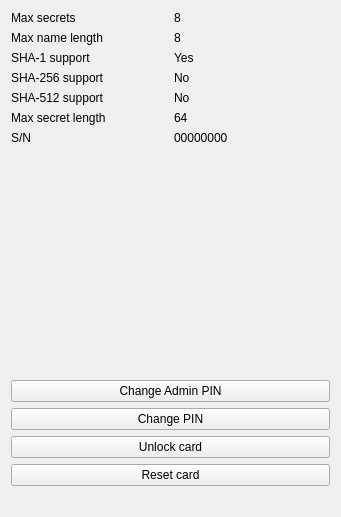
<?xml version="1.0" encoding="UTF-8"?>
<ui version="4.0">
 <class>CardParams</class>
 <widget class="QWidget" name="CardParams">
  <property name="geometry">
   <rect>
    <x>0</x>
    <y>0</y>
    <width>341</width>
    <height>517</height>
   </rect>
  </property>
  <property name="windowTitle">
   <string>Form</string>
  </property>
  <layout class="QGridLayout" name="gridLayout">
   <item row="0" column="0">
    <layout class="QVBoxLayout" name="verticalLayout_4">
     <property name="bottomMargin">
      <number>20</number>
     </property>
     <item>
      <layout class="QGridLayout" name="gridLayout_5">
       <item row="3" column="1">
        <widget class="QLabel" name="sha256support">
         <property name="text">
          <string>No</string>
         </property>
        </widget>
       </item>
       <item row="4" column="1">
        <widget class="QLabel" name="sha512support">
         <property name="text">
          <string>No</string>
         </property>
        </widget>
       </item>
       <item row="2" column="1">
        <widget class="QLabel" name="sha1support">
         <property name="text">
          <string>Yes</string>
         </property>
        </widget>
       </item>
       <item row="5" column="1">
        <widget class="QLabel" name="maxSecretLength">
         <property name="text">
          <string>64</string>
         </property>
        </widget>
       </item>
       <item row="3" column="0">
        <widget class="QLabel" name="label_12">
         <property name="text">
          <string>SHA-256 support</string>
         </property>
        </widget>
       </item>
       <item row="1" column="1">
        <widget class="QLabel" name="maxSecretNameLength">
         <property name="text">
          <string>8</string>
         </property>
        </widget>
       </item>
       <item row="0" column="0">
        <widget class="QLabel" name="label_2">
         <property name="text">
          <string>Max secrets</string>
         </property>
        </widget>
       </item>
       <item row="4" column="0">
        <widget class="QLabel" name="label_14">
         <property name="text">
          <string>SHA-512 support</string>
         </property>
        </widget>
       </item>
       <item row="5" column="0">
        <widget class="QLabel" name="label_16">
         <property name="text">
          <string>Max secret length</string>
         </property>
        </widget>
       </item>
       <item row="2" column="0">
        <widget class="QLabel" name="label_10">
         <property name="text">
          <string>SHA-1 support</string>
         </property>
        </widget>
       </item>
       <item row="1" column="0">
        <widget class="QLabel" name="label_8">
         <property name="text">
          <string>Max name length</string>
         </property>
        </widget>
       </item>
       <item row="0" column="1">
        <widget class="QLabel" name="maxSecrets">
         <property name="text">
          <string>8</string>
         </property>
        </widget>
       </item>
       <item row="6" column="0">
        <widget class="QLabel" name="label_25">
         <property name="text">
          <string>S/N</string>
         </property>
        </widget>
       </item>
       <item row="6" column="1">
        <widget class="QLabel" name="serialNumber">
         <property name="text">
          <string>00000000</string>
         </property>
        </widget>
       </item>
      </layout>
     </item>
     <item>
      <spacer name="verticalSpacer_2">
       <property name="orientation">
        <enum>Qt::Orientation::Vertical</enum>
       </property>
       <property name="sizeHint" stdset="0">
        <size>
         <width>20</width>
         <height>40</height>
        </size>
       </property>
      </spacer>
     </item>
     <item>
      <widget class="QPushButton" name="changeAdminPin">
       <property name="text">
        <string>Change Admin PIN</string>
       </property>
      </widget>
     </item>
     <item>
      <widget class="QPushButton" name="changePin">
       <property name="text">
        <string>Change PIN</string>
       </property>
      </widget>
     </item>
     <item>
      <widget class="QPushButton" name="unlockCard">
       <property name="text">
        <string>Unlock card</string>
       </property>
      </widget>
     </item>
     <item>
      <widget class="QPushButton" name="resetCard">
       <property name="text">
        <string>Reset card</string>
       </property>
      </widget>
     </item>
    </layout>
   </item>
  </layout>
 </widget>
 <resources/>
 <connections/>
</ui>
